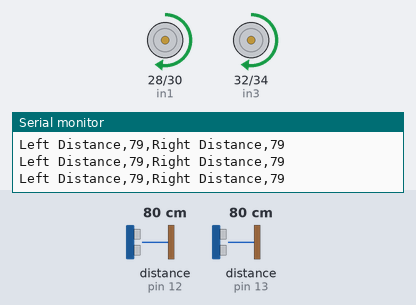
Recording of a sketch running on a simulated Arduino Mega 2560, built with avr-gcc and run on an emulated ATmega2560. Parts: motor-driver pin pairs drawn as motors (green arrow = first pin HIGH = forward, orange = second pin HIGH = backward, longer = more drive, scaled by the enable pin), the last lines printed to the serial monitor. Wiring (inferred from the names in the program): 2 × ultrasonic range finder: trigger pin 2, echo pin 12 / trigger pin 4, echo pin 13. Inputs (shaded band) come from the test bench; at power-on: distance to the obstacle (sensors on pin 12, pin 13) 80 cm. The echo pulse lasts 58.3 µs per cm.

Above: at 1.2 s.
1.3 s: distance to the obstacle (sensor on pin 12) set to 21 cm
4.3 s: distance to the obstacle (sensor on pin 12) set to 17 cm
At 5.5 s:
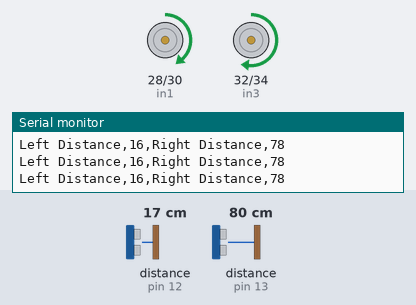
5.8 s: distance to the obstacle (sensor on pin 13) set to 20 cm
7.3 s: distance to the obstacle (sensor on pin 13) set to 16 cm
At 7.7 s:
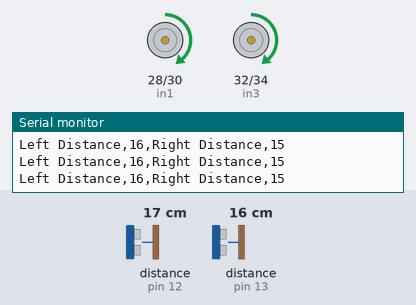
8.8 s: distance to the obstacle (sensor on pin 12) set to 35 cm
At 9.9 s:
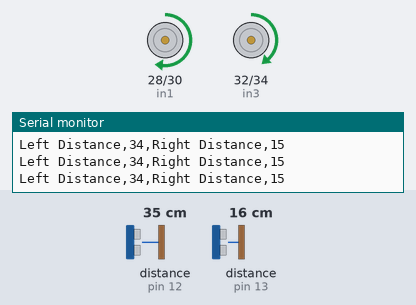
10.3 s: distance to the obstacle (sensor on pin 12) set to 18 cm
At 11.0 s:
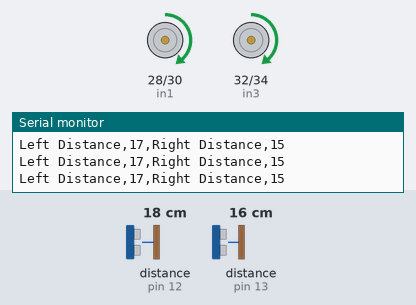
Timing chart, 0 to 13.3 s (numbered marks = the images above; inputs shaded):
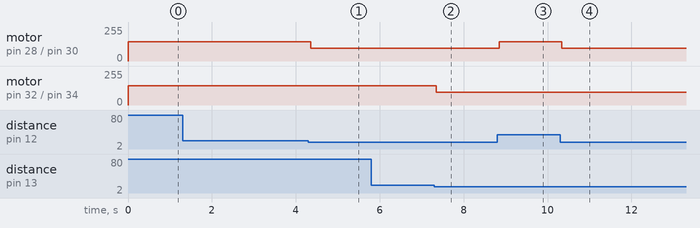

The sketch:

robopid.ino
```cpp
//motors
//motor A
#define enA 9
#define in1 28
#define in2 30

//motor B
#define enB 10
#define in3 32
#define in4 34

//ultrasonic
int trigPinLeft = 2;
int echoPinLeft = 12;
int trigPinRight = 4;
int echoPinRight = 13;

long durationLeft;
long durationRight;
int distanceLeft;
int distanceRight;

//Time control
float time, timePrev;
float period = 50; //dt

//Gains
float kp = 5;
float ki = 0;
float kd = 10;
float setpoint_d_r = 21.5;
float setpoint_d_l = 21.5;

float error_r, prev_error_r, error_l, prev_error_l;
float PID_p_r, PID_i_r, PID_d_r, PID_total_r;
float PID_p_l, PID_i_l, PID_d_l, PID_total_l;

float thedistance_r = 0;
float thedistance_l = 0;

void setup() {

  Serial.begin(9600);

    //motors
  //motor A
  pinMode(enA, OUTPUT);
  pinMode(in1, OUTPUT);
  pinMode(in2, OUTPUT);
  //motor B
  pinMode(enB, OUTPUT);
  pinMode(in3, OUTPUT);
  pinMode(in4, OUTPUT);
  //if input 1 = LOW and 2 = HIGH, then forward
  //Opposite is backwards
  //if both HIGH or LOW, stop
  //Default is stopped
  digitalWrite(in1, LOW);
  digitalWrite(in2, LOW);
  digitalWrite(in3, LOW);
  digitalWrite(in4, LOW);

  pinMode(trigPinLeft, OUTPUT);
  pinMode(echoPinLeft, INPUT);

  pinMode(trigPinRight, OUTPUT);
  pinMode(echoPinRight, INPUT);

}

void loop() {

time = millis();

//l
if (time+period>=timePrev)
{
    thedistance_l = checkLeft();   // figure this out as well (thedistance(); here actually)
    error_l = setpoint_d_l - thedistance_l;
    PID_p_l = kp * error_l;
    float difference_l = error_l - prev_error_l;
    PID_d_l = kd*((error_l - prev_error_l)/period);
    PID_total_l = PID_p_l + PID_i_l + PID_d_l;
    PID_total_l = map(PID_total_l, 20, 23, 400, 350); // map this to PWM value instead of angle    = dist to pwm
    //what I mean is, map the max total distance - size of robot (based on the game walls, cm) to PWM value (0 to 1023) using the above function (map())
    PID_total_l = constrain(PID_total_l,350,400);

}
//r
if (time+period>=timePrev)
{
    thedistance_r = checkRight();
    error_r = setpoint_d_r - thedistance_r;
    PID_p_r = kp * error_r;
    float difference_r = error_r - prev_error_r;
    PID_d_r = kd*((error_r - prev_error_r)/period);
    PID_total_r = PID_p_r + PID_i_r + PID_d_r;
    PID_total_r = map(PID_total_r, 20, 23, 400, 350); //cm to pwm value
    //This ^^^ will return a PWM value (type case to int btw). Just give that to your analogWrite for motor pwm and that's it :)
    PID_total_r = constrain(PID_total_r,350,400);

}
moveForward(PID_total_l, PID_total_r);
timePrev = time;

}

float checkLeft()
{
    // Clears the trigPin
  digitalWrite(trigPinLeft, LOW);
  delayMicroseconds(2);
  // Sets the trigPin on HIGH state for 10 micro seconds
  digitalWrite(trigPinLeft, HIGH);
  delayMicroseconds(10);
  digitalWrite(trigPinLeft, LOW);
  // Reads the echoPin, returns the sound wave travel time in microseconds
  durationLeft = pulseIn(echoPinLeft, HIGH);
  // Calculating distance
  distanceLeft = durationLeft * 0.034 / 2;

  Serial.print("Left Distance,");
  Serial.print(distanceLeft);
  return distanceLeft;
}

float checkRight()
{

    // Clears the trigPin
  digitalWrite(trigPinRight, LOW);
  delayMicroseconds(2);
  // Sets the trigPin on HIGH state for 10 micro seconds
  digitalWrite(trigPinRight, HIGH);
  delayMicroseconds(10);
  digitalWrite(trigPinRight, LOW);
  // Reads the echoPin, returns the sound wave travel time in microseconds
  durationRight = pulseIn(echoPinRight, HIGH);
  // Calculating distance
  distanceRight = durationRight * 0.034 / 2;

  Serial.print(",Right Distance,");
  Serial.print(distanceRight);
  return distanceRight;
}

void moveForward(float theLeftPWM, float theRightPWM)
{
    //set dir
    digitalWrite(in1, HIGH);
    digitalWrite(in2, LOW);
    digitalWrite(in3, HIGH);
    digitalWrite(in4, LOW);

    analogWrite(enA, theLeftPWM);
    analogWrite(enB, theRightPWM);

    //Serial.print("Left PWM,");
    //Serial.println(theLeftPWM);
    //Serial.print("Right PWM,");
    //Serial.println(theRightPWM);
    Serial.println("");
}
```

Measured:
- the behaviour switches between 19 and 18 cm on distance to the obstacle (sensor on pin 12) (found by bisection; images 0 and 1)
- the behaviour switches between 19 and 18 cm on distance to the obstacle (sensor on pin 13) (found by bisection; images 1 and 2)
- after the input at 4.3 s, motor on pin 28 (in1) / pin 30 (in2): forward 144/255 → forward 94/255 after 0.05 s
- after the input at 7.3 s, motor on pin 32 (in3) / pin 34 (in4): forward 144/255 → forward 94/255 after 0.05 s
- after the input at 8.8 s, motor on pin 28 (in1) / pin 30 (in2): forward 94/255 → forward 144/255 after 0.05 s
- after the input at 10.3 s, motor on pin 28 (in1) / pin 30 (in2): forward 144/255 → forward 94/255 at once
